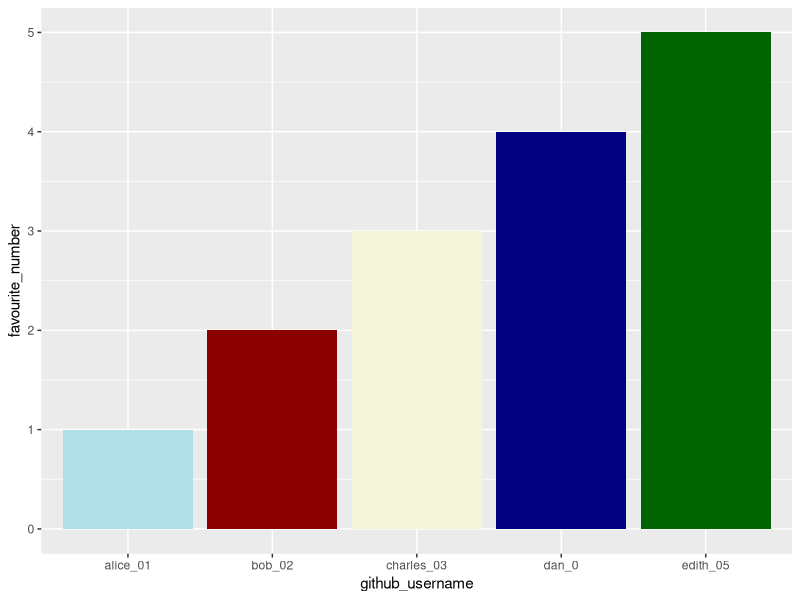
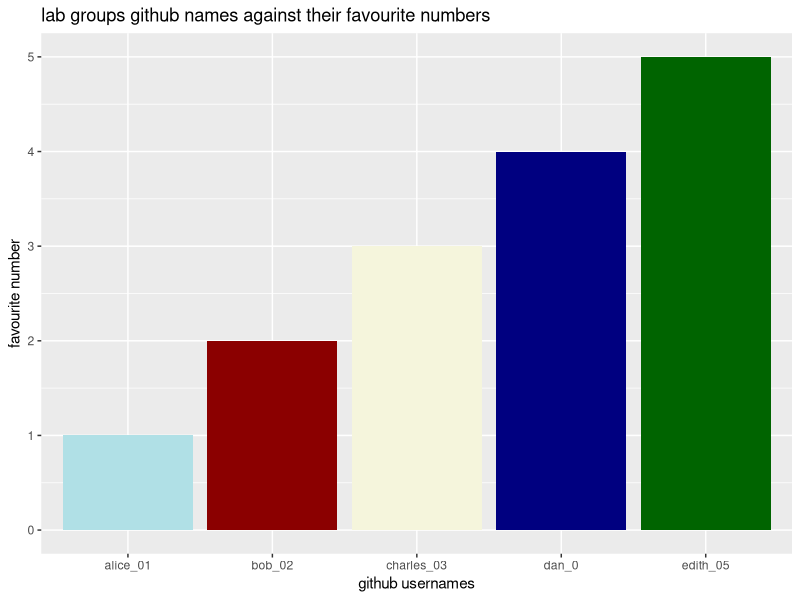
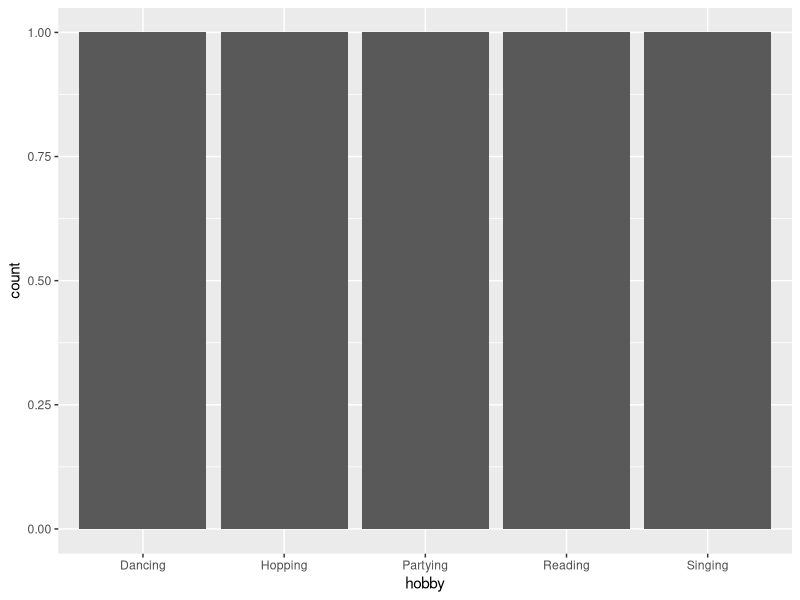

These charts were generated, in order, by the following R code:
## ---- chunk 1
library(tidyverse) 
## ---- chunk 2
team_data <- tibble(
  name = c("Alice", "Bob", "Charles", 
           "Dan", "Edith"),
  github_username = c("alice_01", "bob_02", "charles_03", 
                      "dan_0", "edith_05"), 
  colour = c("powderblue", "darkred", "beige", 
             "navy", "darkgreen"),
  hobby = c("Hopping", "Dancing", "Partying", 
            "Reading", "Singing"),
  favourite_number = c(1, 2, 3, 4, 5)
  )

team_data
## ---- chunk 3
p1 <- ggplot(data = team_data, 
             mapping = aes(x = github_username, 
                           y = favourite_number,
                           fill = colour), 
             ) +
   geom_col() +
   scale_fill_identity()
p1
## ---- chunk 4
p1 + labs(x = "github usernames", 
          y = "favourite number",
          title = "lab groups github names against their favourite numbers")
## ---- chunk 5
p2 <- ggplot(team_data, aes(x = hobby)) +
  geom_bar()
p2
